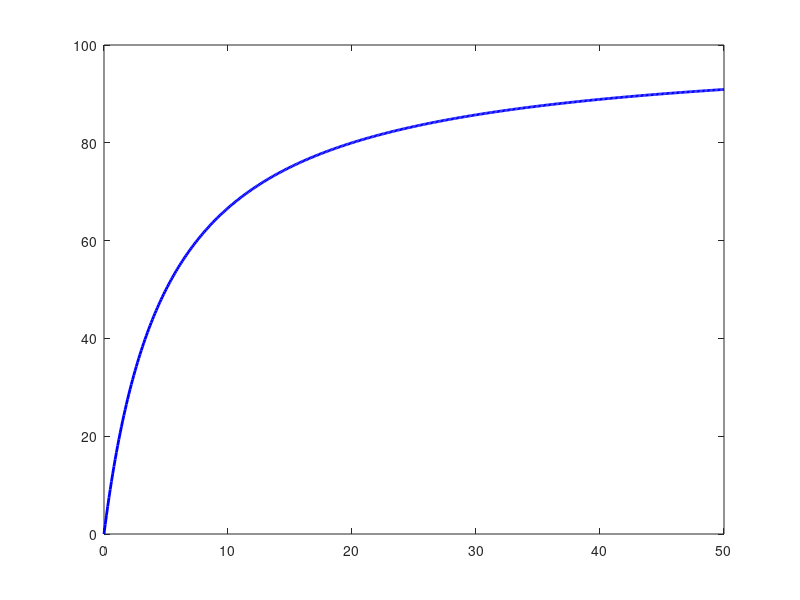

Recreate this plot in MATLAB. (Note: this script raises an error after producing the figure.)
% Exercise 1: Michaelis-Menten curve
Vmax = 100;
Km = 5;
S = linspace(0, 50, 500);
rate = (Vmax .* S) ./ (Km + S);

figure;
plot(S, rate, 'b-', 'LineWidth', 2); hold on;
yline(Vmax, 'k--', 'LineWidth', 1.5);
xline(Km, 'r--', 'LineWidth', 1.5);
plot(Km, Vmax/2, 'ro', 'MarkerSize', 8, 'MarkerFaceColor', 'r');
text(Km + 1, Vmax/2, sprintf('K_m = %d', Km));
text(2, Vmax + 3, sprintf('V_{max} = %d', Vmax));
xlabel('[S] (Substrate concentration)');
ylabel('Reaction rate v');
title('Michaelis-Menten Kinetics');
legend('v vs [S]', 'V_{max}', 'K_m', 'Location', 'southeast');
grid on;
